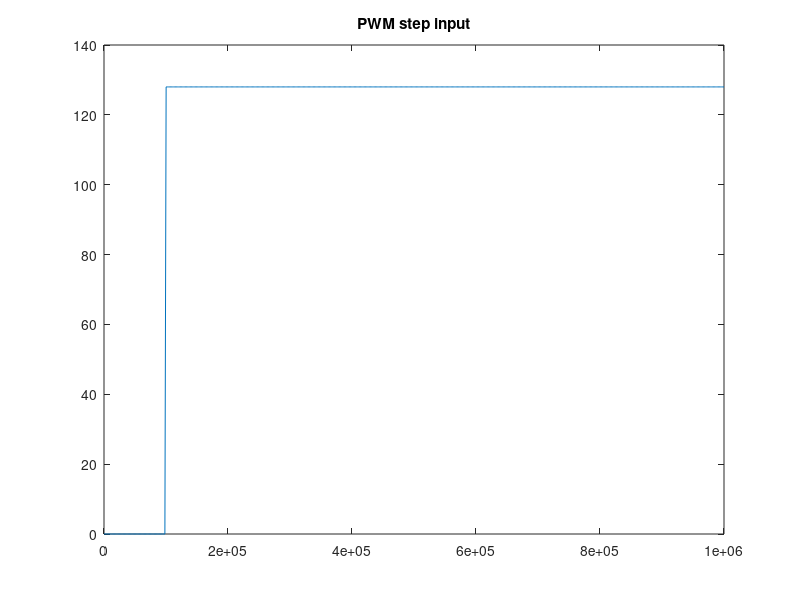
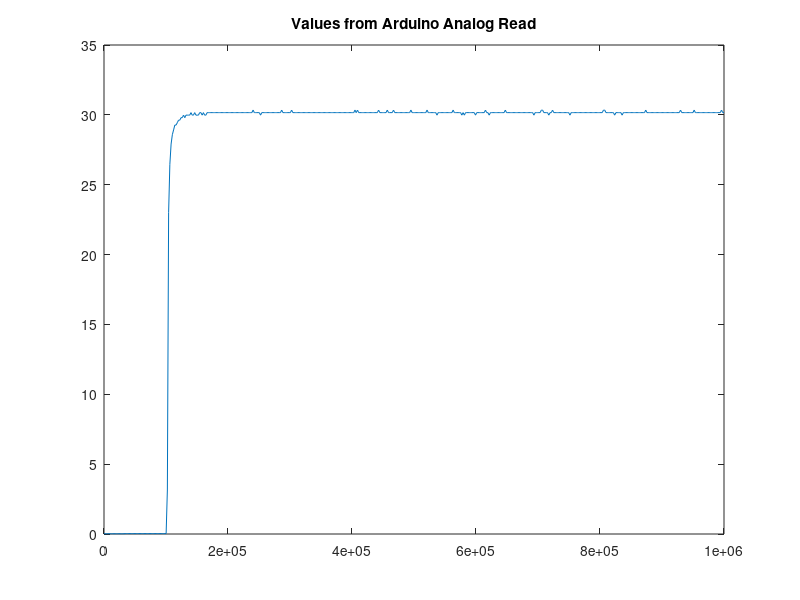

Recreate these plots in MATLAB, in order.
clear; close all; clc;

values = [0.02;
0.02;
0.02;
0.02;
0.02;
0.02;
0.02;
0.02;
0.02;
0.02;
0.02;
0.02;
0.02;
0.02;
0.02;
0.02;
0.02;
0.03;
0.03;
0.03;
0.03;
0.03;
0.03;
0.03;
0.03;
0.03;
0.03;
0.03;
0.03;
0.03;
0.03;
0.03;
0.03;
0.03;
0.03;
0.03;
0.03;
0.03;
0.03;
0.03;
0.03;
0.03;
0.03;
0.03;
0.03;
0.03;
0.03;
0.03;
0.03;
0.03;
0.03;
3.15;
23.00;
26.46;
27.91;
28.58;
28.92;
29.27;
29.27;
29.44;
29.62;
29.62;
29.80;
29.80;
29.98;
29.80;
29.98;
29.98;
29.98;
29.98;
30.16;
29.98;
29.98;
30.16;
29.98;
29.98;
29.98;
30.16;
30.16;
29.98;
30.16;
29.98;
29.98;
30.16;
30.16;
30.16;
30.16;
30.16;
30.16;
30.16;
30.16;
30.16;
30.16;
30.16;
30.16;
30.16;
30.16;
30.16;
30.16;
30.16;
30.16;
30.16;
30.16;
30.16;
30.16;
30.16;
30.16;
30.16;
30.16;
30.16;
30.16;
30.16;
30.16;
30.16;
30.16;
30.16;
30.16;
30.16;
30.16;
30.16;
30.34;
30.16;
30.16;
30.16;
30.16;
30.16;
29.98;
30.16;
30.16;
30.16;
30.16;
30.16;
30.16;
30.16;
30.16;
30.16;
30.16;
30.16;
30.16;
30.16;
30.16;
30.16;
30.16;
30.34;
30.16;
30.16;
30.16;
30.16;
30.16;
30.16;
30.16;
30.34;
30.16;
30.16;
30.16;
30.16;
30.16;
30.16;
30.16;
30.16;
30.16;
30.16;
30.16;
30.16;
30.16;
30.16;
30.16;
30.16;
30.16;
30.16;
30.16;
30.16;
30.16;
30.16;
30.16;
30.16;
30.16;
30.16;
30.16;
30.16;
30.16;
30.16;
30.16;
30.16;
30.16;
30.16;
30.16;
30.16;
30.16;
30.16;
30.16;
30.16;
30.16;
30.16;
30.16;
30.16;
30.16;
30.16;
30.16;
30.16;
30.16;
30.16;
30.34;
30.16;
30.34;
30.16;
30.16;
30.16;
30.16;
30.16;
30.16;
30.16;
30.16;
30.16;
30.16;
30.16;
30.16;
30.16;
30.16;
30.16;
30.16;
30.34;
30.16;
30.16;
30.16;
30.16;
30.16;
30.16;
30.34;
30.16;
30.16;
30.16;
30.16;
30.34;
30.16;
30.16;
30.16;
30.16;
30.16;
30.16;
30.16;
30.16;
30.16;
30.16;
30.16;
30.16;
30.16;
30.34;
30.16;
30.16;
30.16;
30.16;
30.16;
30.16;
30.16;
30.16;
30.16;
30.16;
30.16;
30.16;
30.34;
30.16;
30.16;
30.16;
30.16;
30.16;
30.16;
30.16;
29.98;
30.16;
30.16;
30.16;
30.16;
30.16;
30.16;
30.16;
30.16;
30.16;
30.16;
30.16;
30.16;
30.34;
30.16;
30.16;
30.16;
30.16;
30.16;
30.16;
29.98;
30.16;
29.98;
30.16;
30.16;
30.16;
30.16;
30.16;
30.16;
30.16;
30.16;
29.98;
30.16;
30.16;
30.16;
30.16;
30.16;
30.16;
30.16;
30.34;
30.16;
30.16;
29.98;
30.16;
30.16;
30.16;
30.16;
30.16;
30.16;
30.16;
30.16;
30.16;
30.16;
30.16;
30.16;
30.34;
30.16;
30.16;
30.16;
30.16;
30.16;
30.16;
30.16;
30.16;
30.16;
30.16;
30.16;
30.16;
30.16;
30.16;
30.16;
30.16;
30.16;
30.16;
30.16;
30.16;
30.16;
30.16;
29.98;
30.16;
30.16;
30.16;
30.16;
30.16;
30.34;
30.34;
30.16;
30.16;
30.16;
30.16;
29.98;
30.16;
30.16;
30.34;
30.16;
30.16;
30.16;
30.16;
30.16;
30.16;
30.16;
30.16;
30.16;
30.16;
30.16;
30.16;
30.16;
29.98;
30.16;
30.16;
30.16;
30.16;
30.16;
30.16;
30.16;
30.16;
30.16;
30.16;
30.16;
30.16;
30.16;
30.16;
30.16;
30.16;
30.16;
30.16;
30.16;
30.16;
30.16;
30.16;
30.16;
30.16;
30.16;
30.16;
30.34;
30.34;
30.16;
30.16;
30.16;
30.16;
30.16;
30.16;
30.16;
29.98;
30.16;
30.16;
30.16;
30.16;
30.16;
29.98;
30.16;
30.16;
30.16;
30.16;
30.16;
30.16;
30.16;
30.16;
30.16;
30.16;
30.16;
30.16;
30.16;
30.16;
30.16;
30.16;
30.16;
30.16;
30.34;
30.16;
30.16;
30.16;
30.16;
30.16;
30.16;
30.16;
30.16;
30.16;
30.16;
30.16;
30.16;
30.16;
30.16;
30.16;
30.16;
30.16;
30.16;
30.16;
30.16;
30.16;
30.16;
30.16;
30.16;
30.16;
30.16;
30.16;
30.34;
30.16;
30.16;
30.16;
30.16;
30.16;
30.16;
30.16;
30.16;
30.16;
30.16;
30.34;
30.16;
30.16;
30.16;
30.16;
30.16;
30.16;
30.16;
30.16;
30.16;
30.16;
30.16;
30.16;
30.16;
30.16;
30.16;
30.16;
30.16;
30.16;
30.16;
30.16;
30.16;
30.34;
30.16;
30.16;
];


AR = values;

PWM = zeros(500,1);

PWM(51:500) = 128;

t = linspace(0,1e6,length(PWM))';

figure
plot(t,PWM)
title('PWM step input')
figure
plot(t,AR)
title('Values from Arduino Analog Read')
